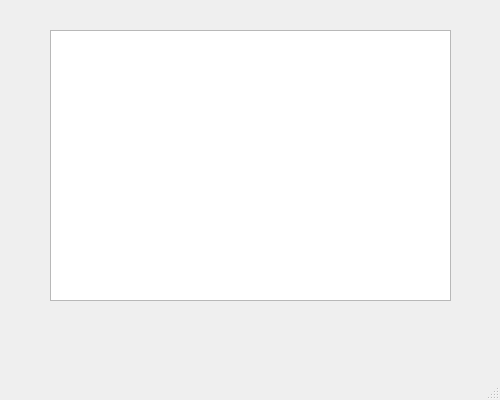
<?xml version="1.0" encoding="UTF-8"?>
<ui version="4.0">
 <class>ViewItemsWindow</class>
 <widget class="QMainWindow" name="ViewItemsWindow">
  <property name="geometry">
   <rect>
    <x>0</x>
    <y>0</y>
    <width>500</width>
    <height>400</height>
   </rect>
  </property>
  <property name="minimumSize">
   <size>
    <width>500</width>
    <height>400</height>
   </size>
  </property>
  <property name="maximumSize">
   <size>
    <width>500</width>
    <height>400</height>
   </size>
  </property>
  <property name="windowTitle">
   <string>View Items</string>
  </property>
  <widget class="QWidget" name="centralwidget">
   <widget class="QTableView" name="tableView_Items">
    <property name="geometry">
     <rect>
      <x>50</x>
      <y>30</y>
      <width>401</width>
      <height>271</height>
     </rect>
    </property>
   </widget>
  </widget>
  <widget class="QMenuBar" name="menubar">
   <property name="geometry">
    <rect>
     <x>0</x>
     <y>0</y>
     <width>500</width>
     <height>24</height>
    </rect>
   </property>
  </widget>
  <widget class="QStatusBar" name="statusbar"/>
 </widget>
 <resources/>
 <connections/>
</ui>
